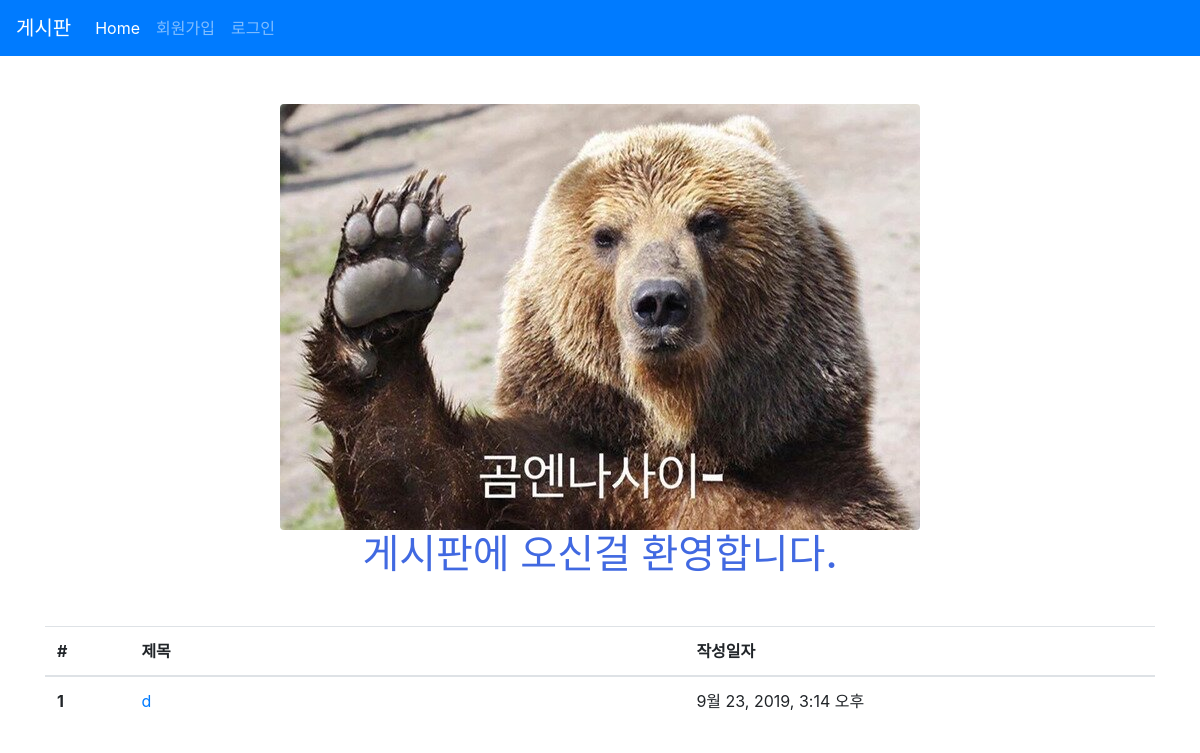
/articles/, run on an earlier commit of the app's database.
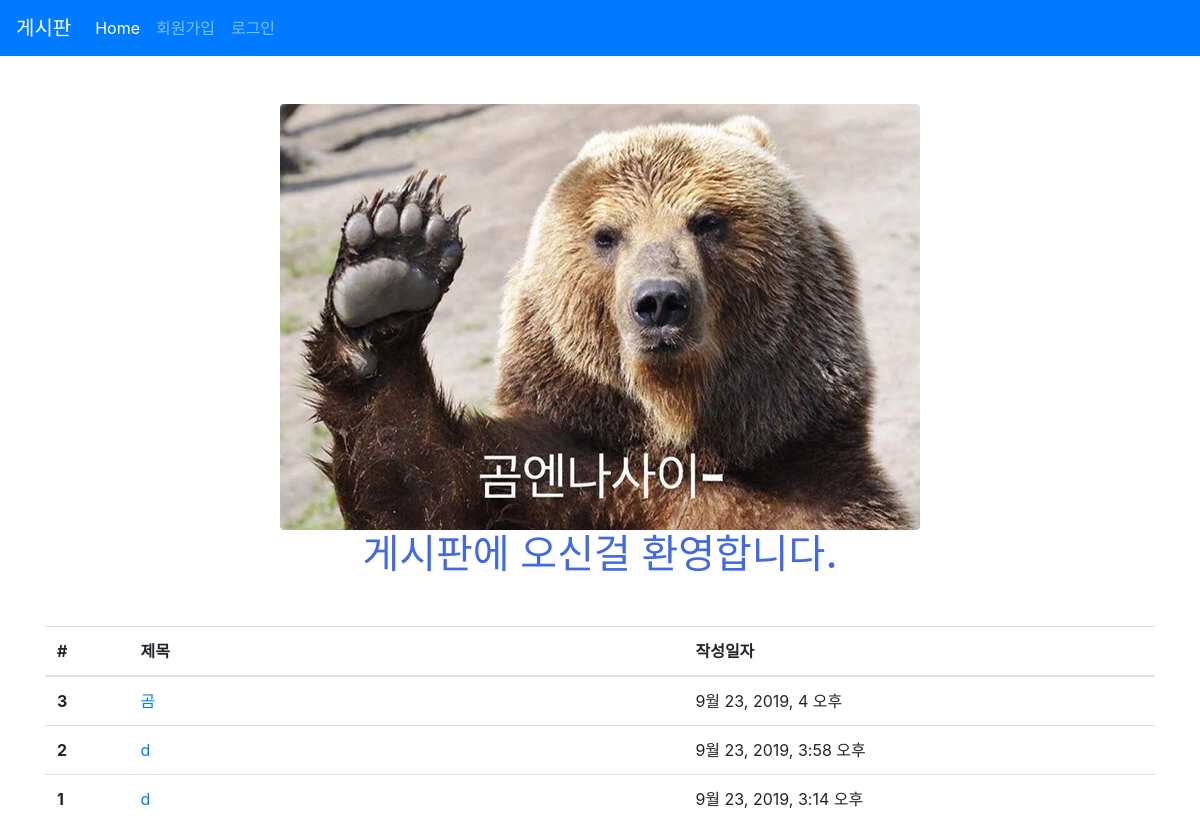
And on a later commit of the database.
### articles/models.py (models this page shows, shortened)
class Article(models.Model):
    title = models.CharField(max_length=10)
    content = models.TextField()
    image = models.ImageField(blank=True)
    image_thumbnail = ImageSpecField(
        processors=[ResizeToFill(300, 300)],   #
        format='JPEG',   # format 옵션
        options={'quality': 80}  # 압축 퀄리티
    )
    created_at = models.DateTimeField(auto_now_add=True)
    updated_at = models.DateTimeField(auto_now=True)

### articles/views.py (the view)
# urls.py: path('', views.index, name='index'),
def index(request):
    articles = Article.objects.order_by('-id')
    context = {
        'articles': articles
    }
    return render(request, 'articles/index.html', context)

### articles/templates/articles/index.html (shortened to what this page needs)
{% extends 'articles/base.html' %}
{% load static %}
{% block css %}
<link rel="stylesheet" href="{% static 'articles/style.css' %}">
{% endblock %}
{% block body %}
  <img src="{% static 'articles/gom.jpg' %}" class="rounded mx-auto d-block" alt="">
  <h1 class="text-center title">게시판에 오신걸 환영합니다.</h1>
  <table class="table mt-5">
    <thead>
      <tr>
        <th scope="col">#</th>
        <th scope="col">제목</th>
        <th scope="col">작성일자</th>
      </tr>
    </thead>
    <tbody>
      {% for article in articles %}
      <tr>
        <th scope="row">{{ article.id }}</th>
        <td>
          <a href="{% url 'articles:detail' article.pk %}">
              {{ article.title }}
          </a>
        </td>
        <td>{{ article.created_at }}</td>
      </tr>
      {% endfor %}
    </tbody>
  </table>
{% endblock %}

### articles/templates/articles/base.html (shortened to what this page needs)
{% load static %}
<!DOCTYPE html>
<html lang="ko">
<head>
  <link rel="stylesheet" href="{% static 'bootstrap/css/bootstrap.min.css' %}">
  {% block css %}{% endblock %}
</head>
<body>
  <nav class="navbar navbar-expand-lg navbar-dark bg-primary">
    <a class="navbar-brand" href="/articles/">게시판</a>
    <div class="collapse navbar-collapse" id="navbarNav">
      <ul class="navbar-nav">
        <li class="nav-item active">
          <a class="nav-link" href="/articles/">Home <span class="sr-only">(current)</span></a>
        </li>
        {% if user.is_authenticated %}
        <li class="nav-item">
          <a class="nav-link">{{ user.username }} </a>
        </li>
        <li class="nav-item">
          <a class="nav-link" href="{% url "accounts:logout" %}">로그아웃 </a>
        </li>
        <li class="nav-item">
          <a class="nav-link" href="{% url "accounts:update" %}">회원정보변경 </a>
        </li>
        {% else %}
        <li class="nav-item">
          <a class="nav-link" href="{% url "accounts:signup" %}">회원가입</a>
        </li>
        <li class="nav-item">
          <a class="nav-link" href="{% url "accounts:login" %}">로그인</a>
        </li>
        {% endif %}
      </ul>
    </div>
  </nav>
  <div class="container mt-5">
    {% block body %}
    {% endblock %}
  </div>
</body>
</html>

### articles/static/articles/style.css (style rules this page uses)
.title { color: royalblue; }

### articles/templates/articles/index.html (style rules this page uses)
tr > th:nth-of-type(2) { width: 50%; }

What changed in the data, as far as the page shows it:
added Article: id "3", title "곰", created_at "9월 23, 2019, 4 오후"
added Article: id "2", title "d", created_at "9월 23, 2019, 3:58 오후"
